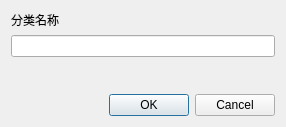
<?xml version="1.0" encoding="UTF-8"?>
<ui version="4.0">
 <class>AddClassifyDialog</class>
 <widget class="QDialog" name="AddClassifyDialog">
  <property name="geometry">
   <rect>
    <x>0</x>
    <y>0</y>
    <width>286</width>
    <height>127</height>
   </rect>
  </property>
  <property name="windowTitle">
   <string>添加分类</string>
  </property>
  <property name="modal">
   <bool>true</bool>
  </property>
  <layout class="QVBoxLayout" name="verticalLayout">
   <item>
    <widget class="QLabel" name="label">
     <property name="text">
      <string>分类名称</string>
     </property>
    </widget>
   </item>
   <item>
    <widget class="QLineEdit" name="lineEdit"/>
   </item>
   <item>
    <spacer name="verticalSpacer">
     <property name="orientation">
      <enum>Qt::Vertical</enum>
     </property>
     <property name="sizeHint" stdset="0">
      <size>
       <width>20</width>
       <height>11</height>
      </size>
     </property>
    </spacer>
   </item>
   <item>
    <widget class="QDialogButtonBox" name="buttonBox">
     <property name="orientation">
      <enum>Qt::Horizontal</enum>
     </property>
     <property name="standardButtons">
      <set>QDialogButtonBox::Cancel|QDialogButtonBox::Ok</set>
     </property>
    </widget>
   </item>
  </layout>
 </widget>
 <resources/>
 <connections>
  <connection>
   <sender>buttonBox</sender>
   <signal>accepted()</signal>
   <receiver>AddClassifyDialog</receiver>
   <slot>accept()</slot>
   <hints>
    <hint type="sourcelabel">
     <x>248</x>
     <y>254</y>
    </hint>
    <hint type="destinationlabel">
     <x>157</x>
     <y>274</y>
    </hint>
   </hints>
  </connection>
  <connection>
   <sender>buttonBox</sender>
   <signal>rejected()</signal>
   <receiver>AddClassifyDialog</receiver>
   <slot>reject()</slot>
   <hints>
    <hint type="sourcelabel">
     <x>316</x>
     <y>260</y>
    </hint>
    <hint type="destinationlabel">
     <x>286</x>
     <y>274</y>
    </hint>
   </hints>
  </connection>
 </connections>
</ui>
